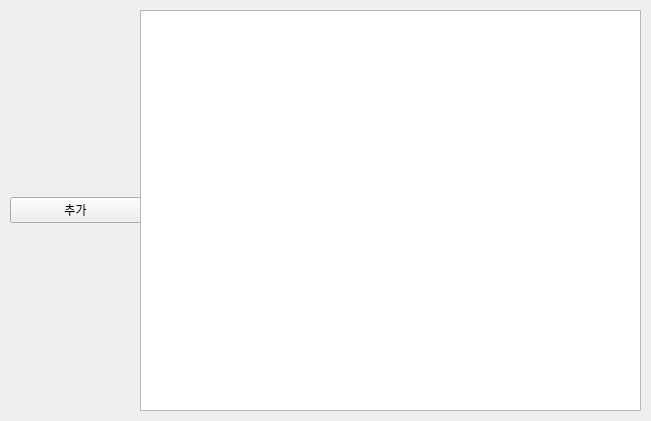
<?xml version="1.0" encoding="UTF-8"?>
<ui version="4.0">
 <class>FrmMain</class>
 <widget class="QWidget" name="FrmMain">
  <property name="geometry">
   <rect>
    <x>0</x>
    <y>0</y>
    <width>651</width>
    <height>421</height>
   </rect>
  </property>
  <property name="windowTitle">
   <string>동적버튼 테스트 </string>
  </property>
  <widget class="QWidget" name="horizontalWidget" native="true">
   <property name="geometry">
    <rect>
     <x>10</x>
     <y>10</y>
     <width>131</width>
     <height>401</height>
    </rect>
   </property>
   <layout class="QHBoxLayout" name="horizontalLayout">
    <item>
     <widget class="QPushButton" name="btnAddItem">
      <property name="font">
       <font>
        <family>나눔고딕</family>
       </font>
      </property>
      <property name="text">
       <string>추가</string>
      </property>
     </widget>
    </item>
   </layout>
  </widget>
  <widget class="QWidget" name="horizontalLayoutWidget_2">
   <property name="geometry">
    <rect>
     <x>140</x>
     <y>10</y>
     <width>501</width>
     <height>401</height>
    </rect>
   </property>
   <layout class="QHBoxLayout" name="horizontalLayout_2">
    <item>
     <widget class="QTableWidget" name="tblResult">
      <property name="styleSheet">
       <string notr="true"/>
      </property>
     </widget>
    </item>
   </layout>
  </widget>
 </widget>
 <resources/>
 <connections/>
</ui>
